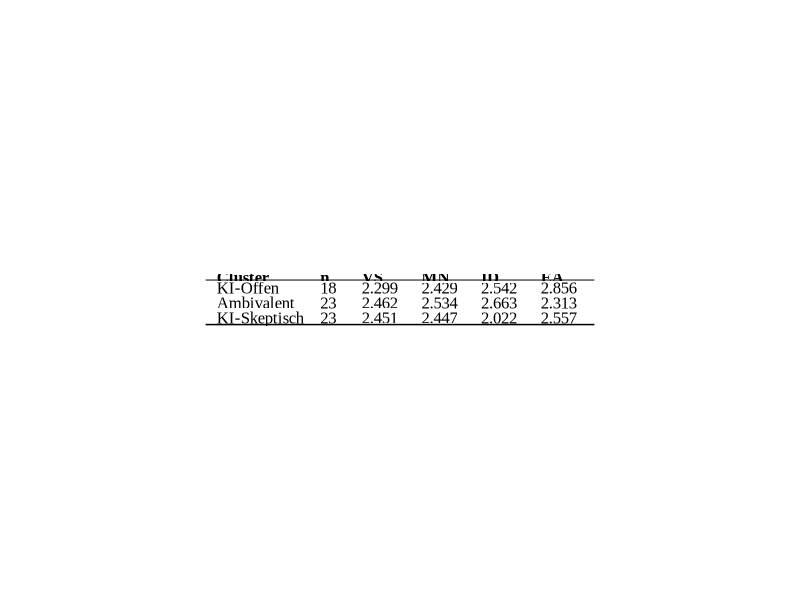
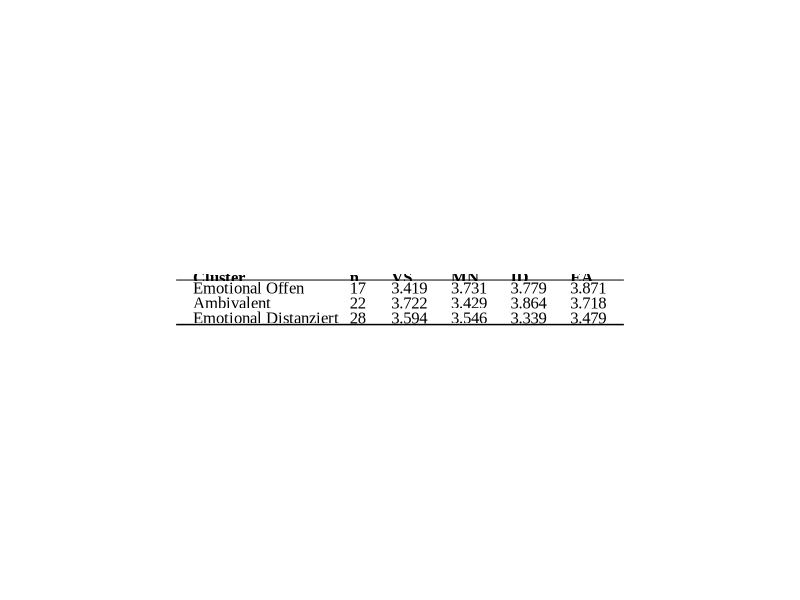
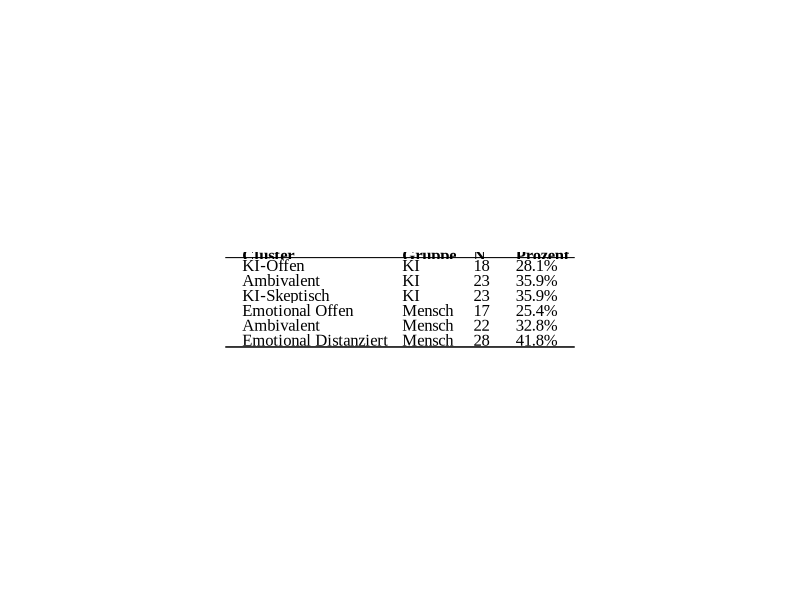
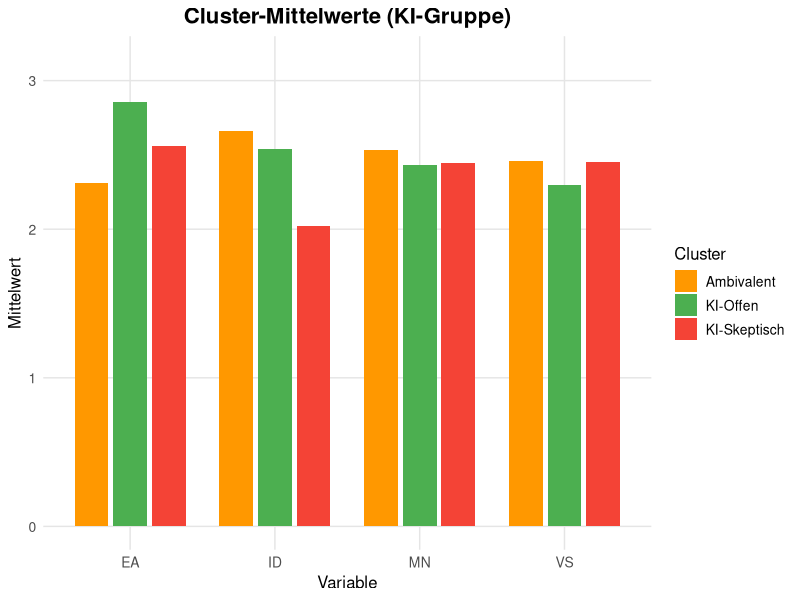

Write R code to recreate these figures, in order.
# =============================================================================
# GENERATE ALL CLUSTER ANALYSES - MASTER SCRIPT
# =============================================================================
# Generiert alle wichtigen Cluster-Analysen in einer Datei:
# 1. ki_specific_apa.png
# 2. human_specific_apa.png  
# 3. cluster_prozent_tabelle.png
# 4. cluster_mittelwerte_ki_style.png

library(dplyr)
library(gridExtra)
library(grid)
library(gtable)
library(ggplot2)

cat("================================================================================\n")
cat("GENERATE ALL CLUSTER ANALYSES - MASTER SCRIPT\n")
cat("================================================================================\n")

# =============================================================================
# HELPER FUNCTIONS
# =============================================================================

# Function to create APA-style table
create_apa_table <- function(table_data, title) {
  table_grob <- tableGrob(
    table_data,
    rows = NULL,
    theme = ttheme_default(
      base_family = "Times New Roman",
      base_size = 12,
      core = list(
        fg_params = list(hjust = 0, x = 0.1),
        bg_params = list(fill = NA),
        padding = unit(c(6, 1), "mm")
      ),
      colhead = list(
        fg_params = list(fontface = "bold", hjust = 0, x = 0.1),
        bg_params = list(fill = NA),
        padding = unit(c(0.1, 1), "mm")
      ),
      rowhead = list(
        fg_params = list(hjust = 0, x = 0.1),
        bg_params = list(fill = NA),
        padding = unit(c(6, 1), "mm")
      )
    )
  )
  
  # Add borders
  table_grob <- gtable_add_grob(
    table_grob,
    grobs = segmentsGrob(
      x0 = unit(0, "npc"),
      y0 = unit(0, "npc"),
      x1 = unit(1, "npc"),
      y1 = unit(0, "npc"),
      gp = gpar(lwd = 2)
    ),
    t = 1, b = 1, l = 1, r = ncol(table_data)
  )
  
  # Adjust header height
  table_grob$heights[1] <- unit(1.5, "mm")
  
  # Add bottom border
  table_grob <- gtable_add_grob(
    table_grob,
    grobs = segmentsGrob(
      x0 = unit(0, "npc"),
      y0 = unit(0, "npc"),
      x1 = unit(1, "npc"),
      y1 = unit(0, "npc"),
      gp = gpar(lwd = 3, col = "black")
    ),
    t = nrow(table_data) + 1, b = nrow(table_data) + 1, l = 1, r = ncol(table_data)
  )
  
  return(table_grob)
}

# Function to perform clustering with logical naming
perform_clustering_logical <- function(data, group_name) {
  # Calculate composite scores
  mn_cols <- c("MN01_01", "MN01_02", "MN01_03", "MN01_04", "MN01_05", "MN01_06", "MN01_07")
  vs_cols <- c("VS01_01", "VS01_02", "VS01_03", "VS01_04", "VS01_05", "VS01_06", "VS01_07", "VS01_08")
  ea_cols <- c("EA01_01", "EA01_02", "EA01_03", "EA01_04", "EA01_05")
  id_cols <- c("ID01_01", "ID01_02", "ID01_03", "ID01_04")
  
  # Create composite scores
  cluster_data <- data.frame(
    VS = rowMeans(data[, vs_cols], na.rm = TRUE),
    MN = rowMeans(data[, mn_cols], na.rm = TRUE),
    ID = rowMeans(data[, id_cols], na.rm = TRUE),
    EA = rowMeans(data[, ea_cols], na.rm = TRUE)
  )
  
  # Remove missing values
  cluster_data_clean <- cluster_data[complete.cases(cluster_data), ]
  
  # Perform k-means clustering
  set.seed(123)
  kmeans_result <- kmeans(cluster_data_clean, centers = 3, nstart = 25)
  clusters <- kmeans_result$cluster
  
  # Calculate cluster means
  cluster_means <- data.frame(
    cluster_number = 1:3,
    n = as.numeric(table(clusters)),
    VS = round(tapply(cluster_data_clean$VS, clusters, mean), 3),
    MN = round(tapply(cluster_data_clean$MN, clusters, mean), 3),
    ID = round(tapply(cluster_data_clean$ID, clusters, mean), 3),
    EA = round(tapply(cluster_data_clean$EA, clusters, mean), 3)
  )
  
  # Calculate overall mean for each cluster
  cluster_means$overall_mean <- (cluster_means$VS + cluster_means$MN + 
                                cluster_means$ID + cluster_means$EA) / 4
  
  # Sort by overall mean (highest to lowest)
  cluster_means_sorted <- cluster_means[order(cluster_means$overall_mean, decreasing = TRUE), ]
  
  # Assign names based on ranking
  if(group_name == "KI") {
    cluster_means_sorted$cluster_name <- c("KI-Offen", "Ambivalent", "KI-Skeptisch")
  } else {
    cluster_means_sorted$cluster_name <- c("Emotional Offen", "Ambivalent", "Emotional Distanziert")
  }
  
  return(list(
    clusters = clusters,
    cluster_means = cluster_means_sorted,
    total_n = nrow(cluster_data_clean)
  ))
}

# =============================================================================
# LOAD DATA
# =============================================================================

cat("Lade Daten...\n")
data <- read.delim("organized/data/Bereinigte Daten von WhatsApp Business.csv", 
                   fileEncoding = "UTF-16LE", stringsAsFactors = FALSE)

# Filter data (FINISHED=1)
data_processed <- data %>% filter(FINISHED == 1)

# Split by group
data_ki <- data_processed %>% filter(AB01 == 1)
data_mensch <- data_processed %>% filter(AB01 == 2)

cat("✓ KI-Gruppe: n =", nrow(data_ki), "\n")
cat("✓ Mensch-Gruppe: n =", nrow(data_mensch), "\n")

# =============================================================================
# 1. GENERATE KI-SPECIFIC APA TABLE
# =============================================================================

cat("\n=== 1. GENERATE KI-SPECIFIC APA TABLE ===\n")

ki_result <- perform_clustering_logical(data_ki, "KI")

# Create KI-specific table
ki_table_data <- data.frame(
  Cluster = ki_result$cluster_means$cluster_name,
  n = ki_result$cluster_means$n,
  VS = ki_result$cluster_means$VS,
  MN = ki_result$cluster_means$MN,
  ID = ki_result$cluster_means$ID,
  EA = ki_result$cluster_means$EA,
  stringsAsFactors = FALSE
)

ki_apa_table <- create_apa_table(ki_table_data, "KI-Specific Cluster Analysis")

# Create directory and save
dir.create("organized/images/clustering", recursive = TRUE, showWarnings = FALSE)
png("organized/images/clustering/ki_specific_apa.png", 
    width = 1200, height = 300, res = 300, bg = "white")
grid.newpage()
grid.draw(ki_apa_table)
dev.off()

cat("✓ ki_specific_apa.png erstellt\n")

# =============================================================================
# 2. GENERATE HUMAN-SPECIFIC APA TABLE
# =============================================================================

cat("\n=== 2. GENERATE HUMAN-SPECIFIC APA TABLE ===\n")

mensch_result <- perform_clustering_logical(data_mensch, "MENSCH")

# Create Mensch-specific table
mensch_table_data <- data.frame(
  Cluster = mensch_result$cluster_means$cluster_name,
  n = mensch_result$cluster_means$n,
  VS = mensch_result$cluster_means$VS,
  MN = mensch_result$cluster_means$MN,
  ID = mensch_result$cluster_means$ID,
  EA = mensch_result$cluster_means$EA,
  stringsAsFactors = FALSE
)

mensch_apa_table <- create_apa_table(mensch_table_data, "Human-Specific Cluster Analysis")

# Save
png("organized/images/clustering/human_specific_apa.png", 
    width = 1200, height = 300, res = 300, bg = "white")
grid.newpage()
grid.draw(mensch_apa_table)
dev.off()

cat("✓ human_specific_apa.png erstellt\n")

# =============================================================================
# 3. GENERATE CLUSTER PROZENT TABLE
# =============================================================================

cat("\n=== 3. GENERATE CLUSTER PROZENT TABLE ===\n")

# Create result table
results <- data.frame(
  Cluster = c(ki_result$cluster_means$cluster_name, mensch_result$cluster_means$cluster_name),
  Gruppe = c(rep("KI", 3), rep("Mensch", 3)),
  N = c(ki_result$cluster_means$n, mensch_result$cluster_means$n),
  Prozent = c(
    paste0(round(ki_result$cluster_means$n / ki_result$total_n * 100, 1), "%"),
    paste0(round(mensch_result$cluster_means$n / mensch_result$total_n * 100, 1), "%")
  ),
  stringsAsFactors = FALSE
)

# Create APA table
cluster_apa_grob <- tableGrob(
  results,
  rows = NULL,
  theme = ttheme_default(
    base_family = "Times New Roman",
    base_size = 12,
    core = list(
      fg_params = list(hjust = 0, x = 0.1),
      bg_params = list(fill = NA),
      padding = unit(c(6, 1), "mm")
    ),
    colhead = list(
      fg_params = list(fontface = "bold", hjust = 0, x = 0.1),
      bg_params = list(fill = NA),
      padding = unit(c(0.1, 1), "mm")
    ),
    rowhead = list(
      fg_params = list(hjust = 0, x = 0.1),
      bg_params = list(fill = NA),
      padding = unit(c(6, 1), "mm")
    )
  )
)

# Add borders
cluster_apa_grob <- gtable_add_grob(
  cluster_apa_grob,
  grobs = segmentsGrob(
    x0 = unit(0, "npc"),
    y0 = unit(0, "npc"),
    x1 = unit(1, "npc"),
    y1 = unit(0, "npc"),
    gp = gpar(lwd = 2)
  ),
  t = 1, b = 1, l = 1, r = ncol(results)
)

# Adjust header height
cluster_apa_grob$heights[1] <- unit(1.5, "mm")

# Add bottom border
cluster_apa_grob <- gtable_add_grob(
  cluster_apa_grob,
  grobs = segmentsGrob(
    x0 = unit(0, "npc"),
    y0 = unit(0, "npc"),
    x1 = unit(1, "npc"),
    y1 = unit(0, "npc"),
    gp = gpar(lwd = 3, col = "black")
  ),
  t = nrow(results) + 1, b = nrow(results) + 1, l = 1, r = ncol(results)
)

# Save
png("organized/images/clustering/cluster_prozent_tabelle.png", 
    width = 1200, height = 200, res = 300, bg = "white")
grid.newpage()
grid.draw(cluster_apa_grob)
dev.off()

cat("✓ cluster_prozent_tabelle.png erstellt\n")

# =============================================================================
# 4. GENERATE CLUSTER MITTELWERTE KI-STYLE DIAGRAM
# =============================================================================

cat("\n=== 4. GENERATE CLUSTER MITTELWERTE KI-STYLE DIAGRAM ===\n")

# Prepare data for plotting
plot_data <- data.frame(
  Variable = rep(c("VS", "MN", "ID", "EA"), each = 3),
  Cluster = rep(ki_result$cluster_means$cluster_name, 4),
  Value = c(ki_result$cluster_means$VS, ki_result$cluster_means$MN, 
            ki_result$cluster_means$ID, ki_result$cluster_means$EA)
)

# Create KI-style plot
ki_style_plot <- ggplot(plot_data, aes(x = Variable, y = Value, fill = Cluster)) +
  geom_bar(stat = "identity", position = position_dodge(width = 0.8), width = 0.7) +
  scale_fill_manual(values = c("KI-Offen" = "#4CAF50", "Ambivalent" = "#FF9800", "KI-Skeptisch" = "#F44336")) +
  labs(title = "Cluster-Mittelwerte (KI-Gruppe)",
       x = "Variable",
       y = "Mittelwert",
       fill = "Cluster") +
  theme_minimal() +
  theme(
    plot.title = element_text(size = 16, face = "bold", hjust = 0.5),
    axis.title = element_text(size = 12),
    axis.text = element_text(size = 10),
    legend.title = element_text(size = 12),
    legend.text = element_text(size = 10),
    panel.grid.major = element_line(color = "gray90"),
    panel.grid.minor = element_blank()
  ) +
  ylim(0, max(plot_data$Value) * 1.1)

# Save
dir.create("organized/images/clustering", recursive = TRUE, showWarnings = FALSE)
ggsave("organized/images/clustering/cluster_mittelwerte_ki_style.png", 
       ki_style_plot, width = 10, height = 6, dpi = 300)

cat("✓ cluster_mittelwerte_ki_style.png erstellt\n")

# =============================================================================
# SUMMARY
# =============================================================================

cat("\n================================================================================\n")
cat("ALL CLUSTER ANALYSES COMPLETED SUCCESSFULLY\n")
cat("================================================================================\n")
cat("Generated files:\n")
cat("1. organized/images/clustering/ki_specific_apa.png\n")
cat("2. organized/images/clustering/human_specific_apa.png\n")
cat("3. organized/images/clustering/cluster_prozent_tabelle.png\n")
cat("4. organized/images/clustering/cluster_mittelwerte_ki_style.png\n")
cat("\nData summary:\n")
cat("• KI-Gruppe: N =", nrow(data_ki), "\n")
cat("• Mensch-Gruppe: N =", nrow(data_mensch), "\n")
cat("• All analyses use logical cluster naming based on actual values\n")
cat("• Consistent clustering parameters across all outputs\n")
cat("================================================================================\n") 